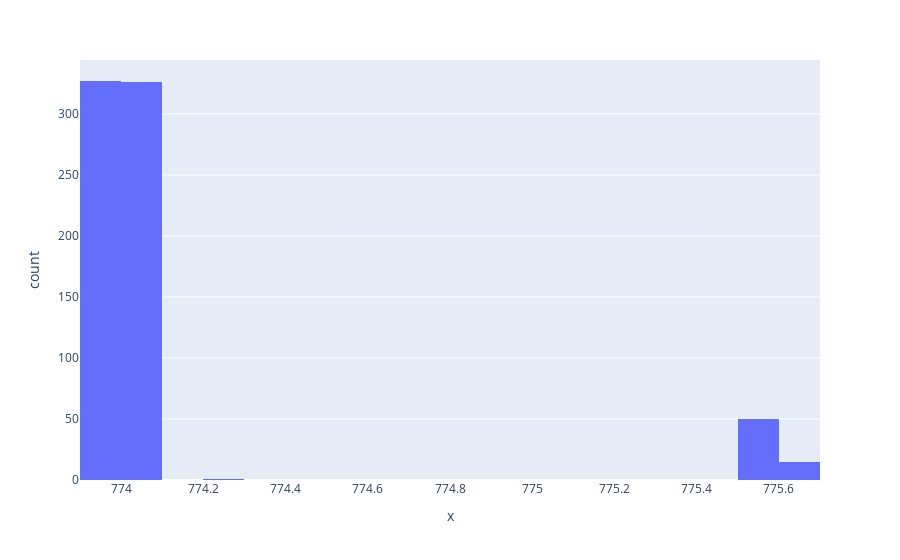

Notebook source saved alongside this figure:
### Markdown cell above
## Plotly

### Code cell
import plotly.express as px
fig = px.histogram(x = data[data.columns[2]])
fig.show()
client.save_plotly(fig, data.columns[2] + " Histogram")

### Figure 1 — Plotly figure (JSON) as saved in the notebook; plotly's stock layout.template omitted (floating-point values rounded to 4 significant figures; data arrays with more than 128 entries replaced by an {"elided": "..."} marker saying what was removed)
{"data": [{"alignmentgroup": "True", "bingroup": "x", "hovertemplate": "x=%{x}<br>count=%{y}<extra></extra>", "legendgroup": "", "marker": {"color": "#636efa"}, "name": "", "offsetgroup": "", "orientation": "v", "showlegend": false, "type": "histogram", "x": {"elided": "719 float values"}, "xaxis": "x", "yaxis": "y"}], "layout": {"barmode": "relative", "legend": {"tracegroupgap": 0}, "margin": {"t": 60}, "xaxis": {"anchor": "y", "domain": [0, 1], "title": {"text": "x"}}, "yaxis": {"anchor": "x", "domain": [0, 1], "title": {"text": "count"}}}}
